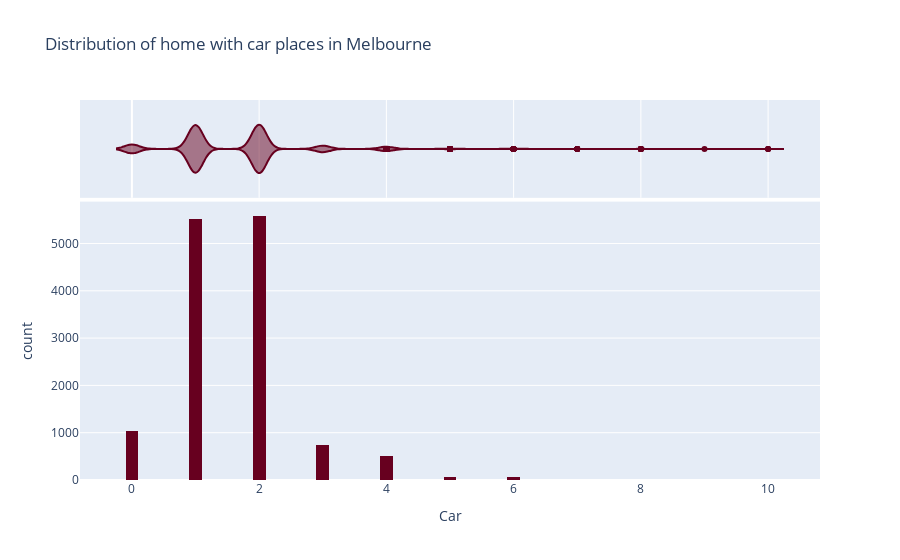

The notebook cell this image was saved under:
### Markdown cell above
### 1.9.1 Detección de correlaciones usando matrix plot

En este caso, el dataset fue recolectado para predecir el precio de las propiedades en función de características de las las propiedades y la localización geográfica. La variable Car tiene pocos datos faltantes, es razonable pensar que es un error de carga y no en la inexistencia del valor, pues cero en esta variable implica que la propiedad no tiene una cochera.

### Code cell
Car = melb_data.Car

fig = px.histogram(Car, nbins=100, labels={'value': 'Car', 'count': 'number of houses'},
                   marginal='violin', title='Distribution of home with car places in Melbourne',
                   color_discrete_sequence=px.colors.sequential.RdBu)

fig.update_layout(showlegend=False)

fig.show()

### Figure 1 — Plotly figure (JSON) as saved in the notebook; plotly's stock layout.template omitted (floating-point values rounded to 4 significant figures; data arrays with more than 128 entries replaced by an {"elided": "..."} marker saying what was removed)
{"data": [{"alignmentgroup": "True", "bingroup": "x", "hovertemplate": "variable=Car<br>Car=%{x}<br>count=%{y}<extra></extra>", "legendgroup": "Car", "marker": {"color": "rgb(103,0,31)", "pattern": {"shape": ""}}, "name": "Car", "nbinsx": 100, "offsetgroup": "Car", "orientation": "v", "showlegend": true, "type": "histogram", "x": {"elided": "13580 int values"}, "xaxis": "x", "yaxis": "y"}, {"alignmentgroup": "True", "hovertemplate": "variable=Car<br>Car=%{x}<extra></extra>", "legendgroup": "Car", "marker": {"color": "rgb(103,0,31)"}, "name": "Car", "offsetgroup": "Car", "scalegroup": "x", "showlegend": false, "type": "violin", "x": {"elided": "13580 int values"}, "xaxis": "x2", "yaxis": "y2"}], "layout": {"barmode": "relative", "legend": {"title": {"text": "variable"}, "tracegroupgap": 0}, "showlegend": false, "title": {"text": "Distribution of home with car places in Melbourne"}, "xaxis": {"anchor": "y", "domain": [0, 1], "title": {"text": "Car"}}, "xaxis2": {"anchor": "y2", "domain": [0, 1], "matches": "x", "showgrid": true, "showticklabels": false}, "yaxis": {"anchor": "x", "domain": [0, 0.7326], "title": {"text": "count"}}, "yaxis2": {"anchor": "x2", "domain": [0.7426, 1], "matches": "y2", "showgrid": false, "showline": false, "showticklabels": false, "ticks": ""}}}
